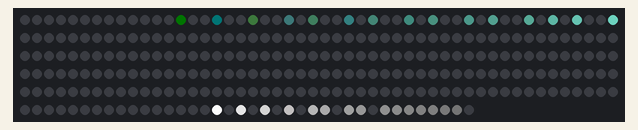
A program run on a simulated MicroPython board. Shown: 288 RGB LEDs in strip order, left to right, continuing on the next row. Dim RGB values are drawn brighter than linear; random numbers come from a fixed seed.

Above: at 0.45 s.
At 5.18 s:
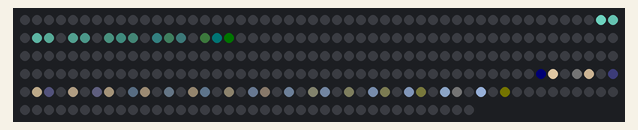
At 10.21 s:
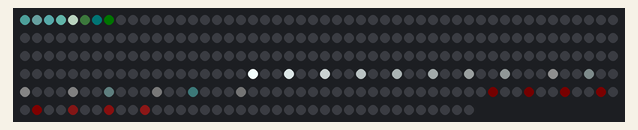
At 19.97 s:
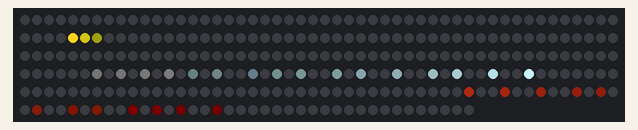
At 30.68 s:
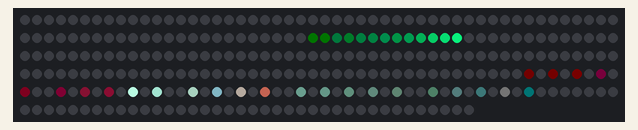
At 39.81 s:
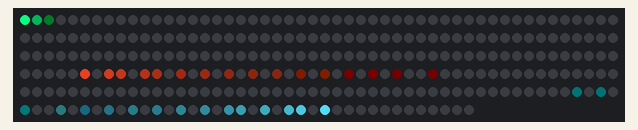

The program:

27-ws281x-test.py
```python
import machine, neopixel, time, random

num_leds = 288
np = neopixel.NeoPixel(machine.Pin(0), num_leds)

def rand_color():
    r = random.random()
    g = random.random()
    b = random.random()
    return r, g, b

def set_pos_16(pos):
    return [pos] * 16

def push_pos_16(led, pos):
    return [pos] + led[:-1]

def erase_leds(led):
    for pos in led:
        np[pos] = (0, 0, 0)

def fill_colors_16(led, r, g, b):
    r *= 255.0
    g *= 255.0
    b *= 255.0
    for pos in led:
        old_r, old_g, old_b = np[pos]
        np[pos] = (old_r | int(r), old_g | int(g), old_b | int(b))
        r /= 1.41
        g /= 1.41
        b /= 1.41

c = [0.999, 0.99, 0.99, 0.99]
s = [0.0, 0.0, 0.0, 0.0]
f = [0.02, 0.002, 0.0022, 0.0025]

y = 0.0
v = 0.0

led1 = [144 + int(144 * s[0]**2)] * 16
led2 = [144 + int(144 * c[0]**2)] * 16
led3 = [int(144.0 * y)] * 16

led3_r, led3_g, led3_b = rand_color()

def oscilate():
    while True:
        utime.sleep(0.03)

while True:
    for i in range(len(c)):
        c[i] -= s[i] * f[i]
        s[i] += c[i] * f[i]
    f[0] += c[2] * 0.00001

    v += (-0.0002)
    y += v
    if y <= 0.0:
        y = 0.0
        v = -v
        v *= (1.0/1.25)
        if v < 0.0015:
            v = 0.02
            led3_r, led3_g, led3_b = rand_color()


    led1 = push_pos_16(led1, 144 + int(144 * s[0]**2))
    led2 = push_pos_16(led2, 144 + int(144 * c[0]**2))
    led3 = push_pos_16(led3, int(y * 144.0))
    fill_colors_16(led1, s[1]**2, s[2]**2, s[3]**2)
    fill_colors_16(led2, c[1]**2, c[2]**2, c[3]**2)
    fill_colors_16(led3, led3_r, led3_g, led3_b)
    np.write()
    erase_leds(led1)
    erase_leds(led2)
    erase_leds(led3)
```
